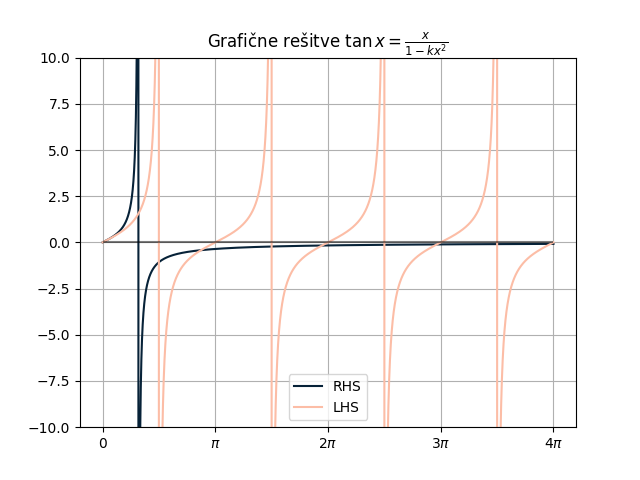

Reproduce this figure in Python.
#!/usr/bin/env python3

import numpy as np
import matplotlib.pyplot as plt
import cmasher as cmr

# colours

c1, c2, c3 = cmr.take_cmap_colors("cmr.bubblegum", 3, cmap_range=(0,1), return_fmt="hex")


def rhs(x, k = 1):
    return (x / (1 - k  * x ** 2))

axis_x = np.linspace(0, 4 * np.pi, num = 10000)
print("axis_x ", axis_x)

value1 = rhs(axis_x)
value2 = np.tan(axis_x)

plt.plot(axis_x, value1, c=c1, label="RHS")
plt.plot(axis_x, value2, c=c3, label="LHS")

# setting ticks

tick_values = [0, 1 * np.pi, 2 * np.pi, 3 * np.pi, 4 * np.pi, ]
tick_labels = ["0", r"$\pi$", r"$2\pi$", r"$3\pi$", r"$4\pi$", ]

plt.xticks(tick_values, tick_labels)

plt.ylim(-10, 10)
plt.grid()
plt.hlines(y = 0, xmin = 0, xmax=4 * np.pi, color='k', zorder=10, alpha = 0.5)

plt.title(r"Grafične rešitve $\tan x = \frac{x}{1 - kx ^2}$")
plt.legend()
plt.savefig("12mehk_eigenfreq.png")
